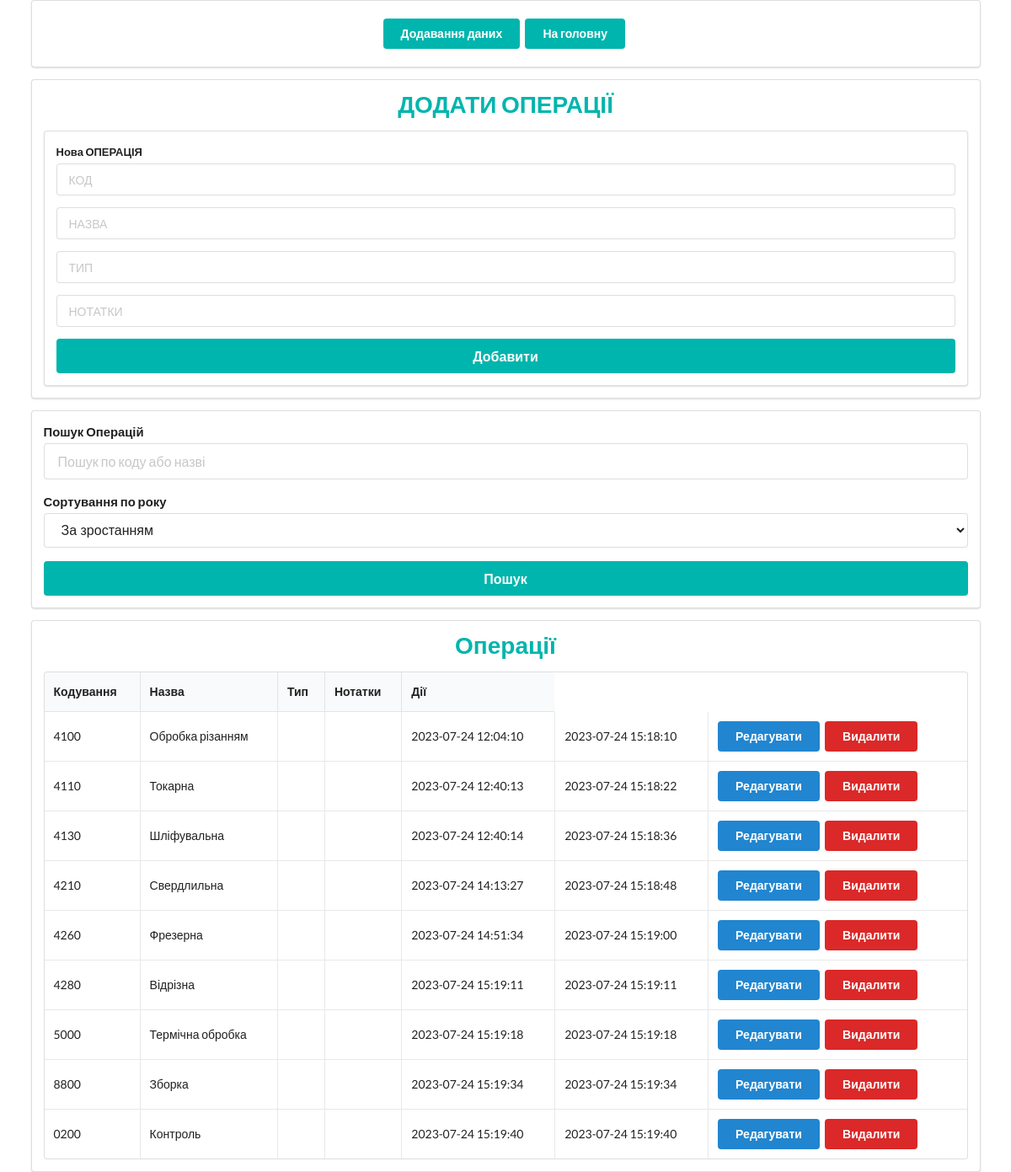
Page /operations on the committed database.
### tables/tables.py (models this page shows)
class Operations(Base):
    __tablename__ = 'operations'
    id = Column(Integer, primary_key=True, index=True)
    coding = Column(String)
    name = Column(String)
    type = Column(String)
    notes = Column(String)
    date_created = Column(DateTime, default=datetime.today)
    date_updated = Column(DateTime, default=datetime.today, onupdate=datetime.today)

### routers/add_all/operations_router.py (the view)
@app.get('/operations')
def operations(request: Request, db_session: Session = Depends(get_db)):
    operations = db_session.query(Operations).all()
    return templates.TemplateResponse("/operations/operations.html",
                                     {"request": request, "operations_list": operations})

### templates/operations/operations.html (shortened to what this page needs)
{% extends 'layout.html' %}
{% block content %}
<div class="ui container">
    <div class="ui padded segment">
        <div class="ui center aligned container">
            <a href="add_all"><button class="ui teal button" type="submit">Додавання даних</button></a>
            <a href="/"><button class="ui teal button" type="submit">На головну</button></a>
        </div>
    </div>
    <div class="ui segment">
        <h1 class="ui center aligned header teal">{{ 'ДОДАТИ ОПЕРАЦІЇ' }}</h1>
        <form id="add-operation-form" class="ui large form">
            <div class="ui segment">
                <div class="field">
                    <label>Нова ОПЕРАЦІЯ</label>
                    <div class="ui input">
                        <input type="text" name="coding" placeholder="КОД">
                    </div>
                </div>
                <div class="field">
                    <div class="ui input">
                        <input type="text" name="name" placeholder="НАЗВА">
                    </div>
                </div>
                  <div class="field">
                    <div class="ui input">
                        <input type="text" name="type" placeholder="ТИП">
                    </div>
                </div>
                <div class="field">
                    <div class="ui input">
                        <input type="text" name="notes" placeholder="НОТАТКИ">
                    </div>
                </div>
                 <button class="ui fluid large teal submit button" type="submit">Добавити</button>
                </div>
            </form>
    </div>
    <div class="ui segment">
       <form class="ui large form" action="{{ url_for('search_operations') }}" method="get">
    <div class="field">
        <label>Пошук Операцій</label>
        <div class="ui input">
            <input type="text" name="search_term" placeholder="Пошук по коду або назві" value="{{ search_term }}">
        </div>
    </div>
    <div class="field">
        <label>Сортування по року</label>
        <div class="ui input">
            <select name="sort_order">
                <option value="asc" {% if sort_order == 'asc' %} selected {% endif %}>За зростанням</option>
            </select>
        </div>
    </div>
    <button class="ui fluid large teal submit button" type="submit">Пошук</button>
</form>
    </div>
        <div class="ui segment">
                <h1 class="ui center aligned header teal">Операції</h1>
                <table class="ui celled table">
                    <thead>
                        <tr>
                            <th>Кодування</th>
                            <th>Назва</th>
                            <th>Тип</th>
                            <th>Нотатки</th>
                            <th>Дії</th>
                        </tr>
                    </thead>
                    <tbody>
                        {% for operation in operations_list %}
                        <tr>
                            <td>{{ operation.coding }}</td>
                            <td>{{ operation.name }}</td>
                            <td>{{ operation.type }}</td>
                            <td>{{ operation.notes }}</td>
                            <td>{{ operation.date_created.strftime('%Y-%m-%d %H:%M:%S') }}</td>
                            <td>{{ operation.date_updated.strftime('%Y-%m-%d %H:%M:%S') }}</td>
                           <td>
                            <a href="{{ url_for('edit_operation', operation_id=operation.id) }}"><button class="ui blue button">Редагувати</button></a>
                            <button class="ui red button" type="button" onclick="deleteOperation('{{operation.id}}')">Видалити</button>
                        </td>
                        </tr>
                        {% endfor %}
                    </tbody>
                </table>
            </div>
</div>
{% endblock  %}

### templates/layout.html (shortened to what this page needs)
<!doctype html>
<html lang="en">
<head>
    <link rel="stylesheet" href="https://cdn.jsdelivr.net/npm/semantic-ui@2.4.2/dist/semantic.min.css">
    <link rel="stylesheet" href="{{ url_for('static', path='css/style.css') }}">
</head>
<body>
{% block content %}
{% endblock  %}
</body>
</html>

### rows in the picture
Operations: coding "4100", name "Обробка різанням", date_created "2023-07-24 12:04:10", date_updated "2023-07-24 15:18:10"
Operations: coding "4110", name "Токарна", date_created "2023-07-24 12:40:13", date_updated "2023-07-24 15:18:22"
Operations: coding "4130", name "Шліфувальна", date_created "2023-07-24 12:40:14", date_updated "2023-07-24 15:18:36"
Operations: coding "4210", name "Свердлильна", date_created "2023-07-24 14:13:27", date_updated "2023-07-24 15:18:48"
Operations: coding "4260", name "Фрезерна", date_created "2023-07-24 14:51:34", date_updated "2023-07-24 15:19:00"
Operations: coding "4280", name "Відрізна", date_created "2023-07-24 15:19:11", date_updated "2023-07-24 15:19:11"
Operations: coding "5000", name "Термічна обробка", date_created "2023-07-24 15:19:18", date_updated "2023-07-24 15:19:18"
Operations: coding "8800", name "Зборка", date_created "2023-07-24 15:19:34", date_updated "2023-07-24 15:19:34"
Operations: coding "0200", name "Контроль", date_created "2023-07-24 15:19:40", date_updated "2023-07-24 15:19:40"

### other values in the picture
{{ 'ДОДАТИ ОПЕРАЦІЇ' }} "ДОДАТИ ОПЕРАЦІЇ"
